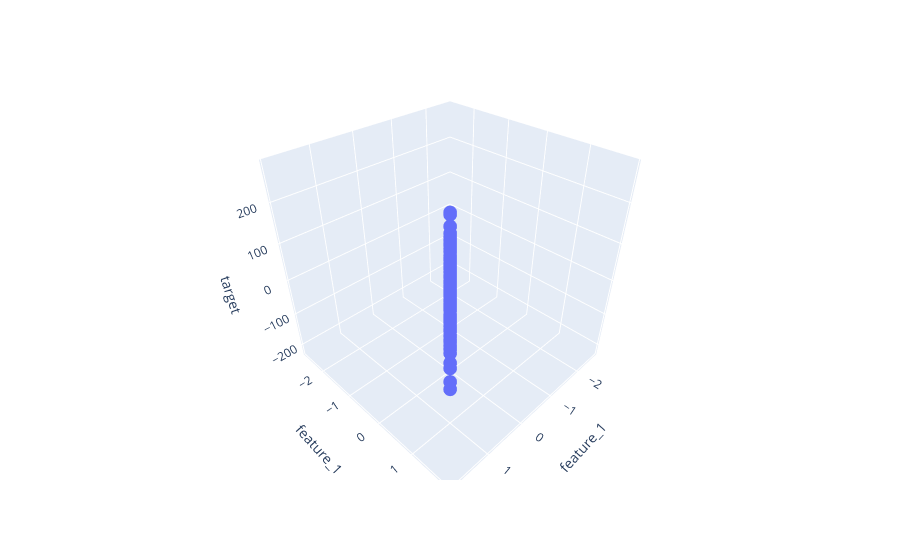

Notebook code cell kept with this figure:
### Code cell
fig = px.scatter_3d(df, x='feature_1', y='feature_1', z='target')
fig.show()
